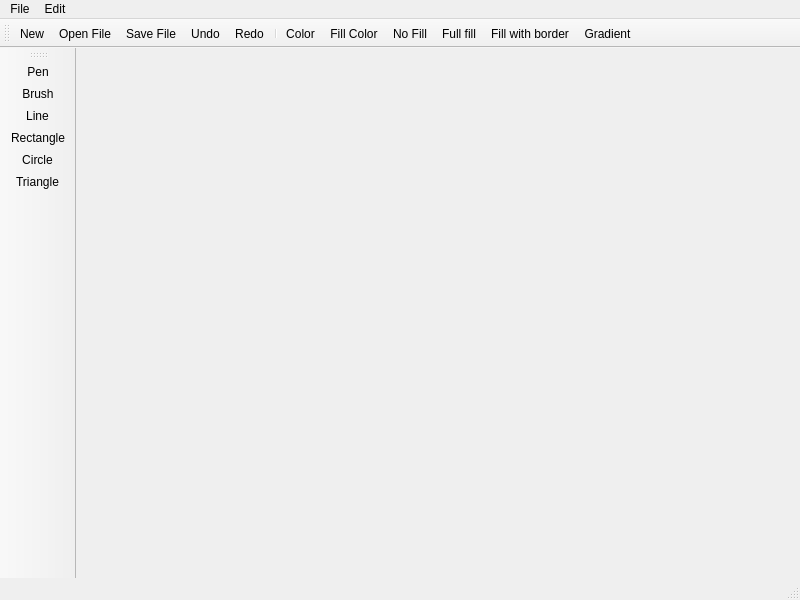
<?xml version="1.0" encoding="UTF-8"?>
<ui version="4.0">
 <class>MainWindow</class>
 <widget class="QMainWindow" name="MainWindow">
  <property name="geometry">
   <rect>
    <x>0</x>
    <y>0</y>
    <width>800</width>
    <height>600</height>
   </rect>
  </property>
  <property name="windowTitle">
   <string>MyPainter</string>
  </property>
  <widget class="QWidget" name="centralwidget">
   <layout class="QHBoxLayout" name="horizontalLayout">
    <item>
     <widget class="PaintWidget" name="paintWidget" native="true"/>
    </item>
   </layout>
  </widget>
  <widget class="QMenuBar" name="menubar">
   <property name="geometry">
    <rect>
     <x>0</x>
     <y>0</y>
     <width>800</width>
     <height>28</height>
    </rect>
   </property>
   <widget class="QMenu" name="menuFile">
    <property name="title">
     <string>File</string>
    </property>
    <addaction name="actionNew"/>
    <addaction name="actionOpen_File"/>
    <addaction name="actionSave_File"/>
    <addaction name="actionExit"/>
   </widget>
   <widget class="QMenu" name="menuEdit">
    <property name="title">
     <string>Edit</string>
    </property>
    <addaction name="actionUndo"/>
    <addaction name="actionRedo"/>
   </widget>
   <addaction name="menuFile"/>
   <addaction name="menuEdit"/>
  </widget>
  <widget class="QStatusBar" name="statusbar"/>
  <widget class="QToolBar" name="fileToolbar">
   <property name="windowTitle">
    <string>toolBar</string>
   </property>
   <attribute name="toolBarArea">
    <enum>TopToolBarArea</enum>
   </attribute>
   <attribute name="toolBarBreak">
    <bool>false</bool>
   </attribute>
   <addaction name="actionNew"/>
   <addaction name="actionOpen_File"/>
   <addaction name="actionSave_File"/>
   <addaction name="actionUndo"/>
   <addaction name="actionRedo"/>
   <addaction name="separator"/>
   <addaction name="actionSelect_Color"/>
   <addaction name="actionFill_Color"/>
   <addaction name="actionSelect_no_fill"/>
   <addaction name="actionSelect_full_fill"/>
   <addaction name="actionSelect_fill_with_border"/>
   <addaction name="actionsetGradient"/>
  </widget>
  <widget class="QToolBar" name="paintToolbar">
   <property name="windowTitle">
    <string>toolBar_2</string>
   </property>
   <property name="movable">
    <bool>true</bool>
   </property>
   <property name="allowedAreas">
    <set>Qt::LeftToolBarArea</set>
   </property>
   <attribute name="toolBarArea">
    <enum>LeftToolBarArea</enum>
   </attribute>
   <attribute name="toolBarBreak">
    <bool>false</bool>
   </attribute>
   <addaction name="actionSwitch_to_Pen"/>
   <addaction name="actionSwitch_to_Brush"/>
   <addaction name="actionSwitch_to_Line"/>
   <addaction name="actionSwitch_to_Rect"/>
   <addaction name="actionSwitch_to_Circle"/>
   <addaction name="actionSwitch_to_Triangle"/>
  </widget>
  <action name="actionNew">
   <property name="icon">
    <iconset resource="menu_icons.qrc">
     <normaloff>:/file_menu/resources/new_file.png</normaloff>:/file_menu/resources/new_file.png</iconset>
   </property>
   <property name="text">
    <string>New</string>
   </property>
  </action>
  <action name="actionOpen_File">
   <property name="icon">
    <iconset resource="menu_icons.qrc">
     <normaloff>:/file_menu/resources/open_file.png</normaloff>:/file_menu/resources/open_file.png</iconset>
   </property>
   <property name="text">
    <string>Open File</string>
   </property>
  </action>
  <action name="actionSave_File">
   <property name="icon">
    <iconset resource="menu_icons.qrc">
     <normaloff>:/file_menu/resources/save_file.png</normaloff>:/file_menu/resources/save_file.png</iconset>
   </property>
   <property name="text">
    <string>Save File</string>
   </property>
  </action>
  <action name="actionExit">
   <property name="text">
    <string>Exit</string>
   </property>
  </action>
  <action name="actionSwitch_to_Line">
   <property name="checkable">
    <bool>true</bool>
   </property>
   <property name="icon">
    <iconset resource="menu_icons.qrc">
     <normaloff>:/toolbar/resources/line.png</normaloff>:/toolbar/resources/line.png</iconset>
   </property>
   <property name="text">
    <string>Line</string>
   </property>
   <property name="toolTip">
    <string>Draw line</string>
   </property>
  </action>
  <action name="actionSwitch_to_Brush">
   <property name="checkable">
    <bool>true</bool>
   </property>
   <property name="icon">
    <iconset resource="menu_icons.qrc">
     <normaloff>:/toolbar/resources/brush.png</normaloff>:/toolbar/resources/brush.png</iconset>
   </property>
   <property name="text">
    <string>Brush</string>
   </property>
   <property name="toolTip">
    <string>Switch to Brush</string>
   </property>
  </action>
  <action name="actionSwitch_to_Rect">
   <property name="checkable">
    <bool>true</bool>
   </property>
   <property name="icon">
    <iconset resource="menu_icons.qrc">
     <normaloff>:/toolbar/resources/rectangle.png</normaloff>:/toolbar/resources/rectangle.png</iconset>
   </property>
   <property name="text">
    <string>Rectangle</string>
   </property>
   <property name="toolTip">
    <string>Switch to Rectangle</string>
   </property>
  </action>
  <action name="actionSwitch_to_Circle">
   <property name="checkable">
    <bool>true</bool>
   </property>
   <property name="icon">
    <iconset resource="menu_icons.qrc">
     <normaloff>:/toolbar/resources/circle.png</normaloff>:/toolbar/resources/circle.png</iconset>
   </property>
   <property name="text">
    <string>Circle</string>
   </property>
   <property name="toolTip">
    <string>Switch to Circle</string>
   </property>
  </action>
  <action name="actionSwitch_to_Triangle">
   <property name="checkable">
    <bool>true</bool>
   </property>
   <property name="icon">
    <iconset resource="menu_icons.qrc">
     <normaloff>:/toolbar/resources/triangle.png</normaloff>:/toolbar/resources/triangle.png</iconset>
   </property>
   <property name="text">
    <string>Triangle</string>
   </property>
   <property name="toolTip">
    <string>Switch to Triangle</string>
   </property>
  </action>
  <action name="actionUndo">
   <property name="icon">
    <iconset resource="menu_icons.qrc">
     <normaloff>:/file_menu/resources/undo.png</normaloff>:/file_menu/resources/undo.png</iconset>
   </property>
   <property name="text">
    <string>Undo</string>
   </property>
  </action>
  <action name="actionRedo">
   <property name="icon">
    <iconset resource="menu_icons.qrc">
     <normaloff>:/file_menu/resources/redo.png</normaloff>:/file_menu/resources/redo.png</iconset>
   </property>
   <property name="text">
    <string>Redo</string>
   </property>
  </action>
  <action name="actionSelect_Color">
   <property name="icon">
    <iconset resource="menu_icons.qrc">
     <normaloff>:/tool_properties/resources/color_palette.png</normaloff>:/tool_properties/resources/color_palette.png</iconset>
   </property>
   <property name="text">
    <string>Color</string>
   </property>
   <property name="toolTip">
    <string>Select Line Color</string>
   </property>
  </action>
  <action name="actionFill_Color">
   <property name="icon">
    <iconset resource="menu_icons.qrc">
     <normaloff>:/tool_properties/resources/color_area_fill.png</normaloff>:/tool_properties/resources/color_area_fill.png</iconset>
   </property>
   <property name="text">
    <string>Fill Color</string>
   </property>
   <property name="toolTip">
    <string>Select Fill Color</string>
   </property>
  </action>
  <action name="actionSelect_fill_with_border">
   <property name="checkable">
    <bool>true</bool>
   </property>
   <property name="icon">
    <iconset resource="menu_icons.qrc">
     <normaloff>:/tool_properties/resources/fill_with_border.png</normaloff>:/tool_properties/resources/fill_with_border.png</iconset>
   </property>
   <property name="text">
    <string>Fill with border</string>
   </property>
   <property name="toolTip">
    <string>Select fill with border</string>
   </property>
  </action>
  <action name="actionsetGradient">
   <property name="icon">
    <iconset resource="menu_icons.qrc">
     <normaloff>:/tool_properties/resources/gradient.png</normaloff>:/tool_properties/resources/gradient.png</iconset>
   </property>
   <property name="text">
    <string>Gradient</string>
   </property>
   <property name="toolTip">
    <string>Set Gradient Color</string>
   </property>
  </action>
  <action name="actionSelect_full_fill">
   <property name="checkable">
    <bool>true</bool>
   </property>
   <property name="icon">
    <iconset resource="menu_icons.qrc">
     <normaloff>:/tool_properties/resources/full_fill.png</normaloff>:/tool_properties/resources/full_fill.png</iconset>
   </property>
   <property name="text">
    <string>Full fill</string>
   </property>
   <property name="toolTip">
    <string>Select Full Fill</string>
   </property>
  </action>
  <action name="actionSelect_no_fill">
   <property name="checkable">
    <bool>true</bool>
   </property>
   <property name="icon">
    <iconset resource="menu_icons.qrc">
     <normaloff>:/tool_properties/resources/no_fill.png</normaloff>:/tool_properties/resources/no_fill.png</iconset>
   </property>
   <property name="text">
    <string>No Fill</string>
   </property>
   <property name="toolTip">
    <string>Select no fill</string>
   </property>
  </action>
  <action name="actionSwitch_to_Pen">
   <property name="checkable">
    <bool>true</bool>
   </property>
   <property name="icon">
    <iconset resource="menu_icons.qrc">
     <normaloff>:/toolbar/resources/pen.png</normaloff>:/toolbar/resources/pen.png</iconset>
   </property>
   <property name="text">
    <string>Pen</string>
   </property>
   <property name="toolTip">
    <string>Switch to Pen</string>
   </property>
  </action>
 </widget>
 <customwidgets>
  <customwidget>
   <class>PaintWidget</class>
   <extends>QWidget</extends>
   <header>paintwidget.h</header>
   <container>1</container>
   <slots>
    <slot>switchTool()</slot>
   </slots>
  </customwidget>
 </customwidgets>
 <resources>
  <include location="menu_icons.qrc"/>
 </resources>
 <connections/>
</ui>
